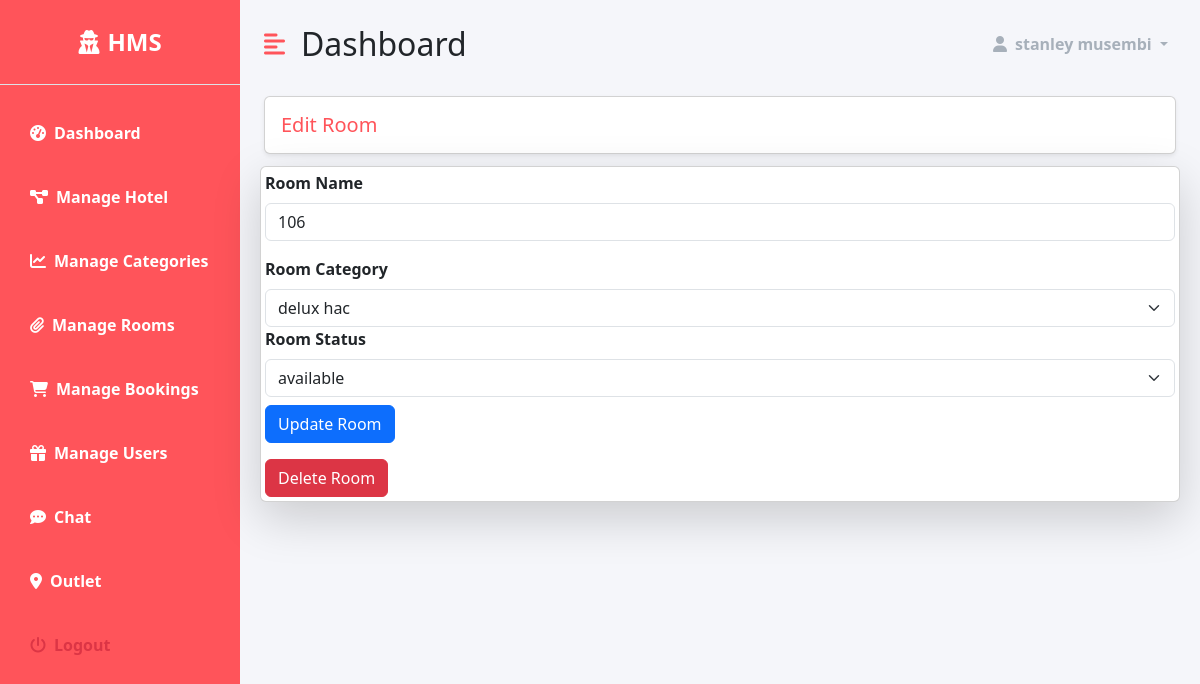
Before: /dashboard/room/6 (signed in) with the older database file.
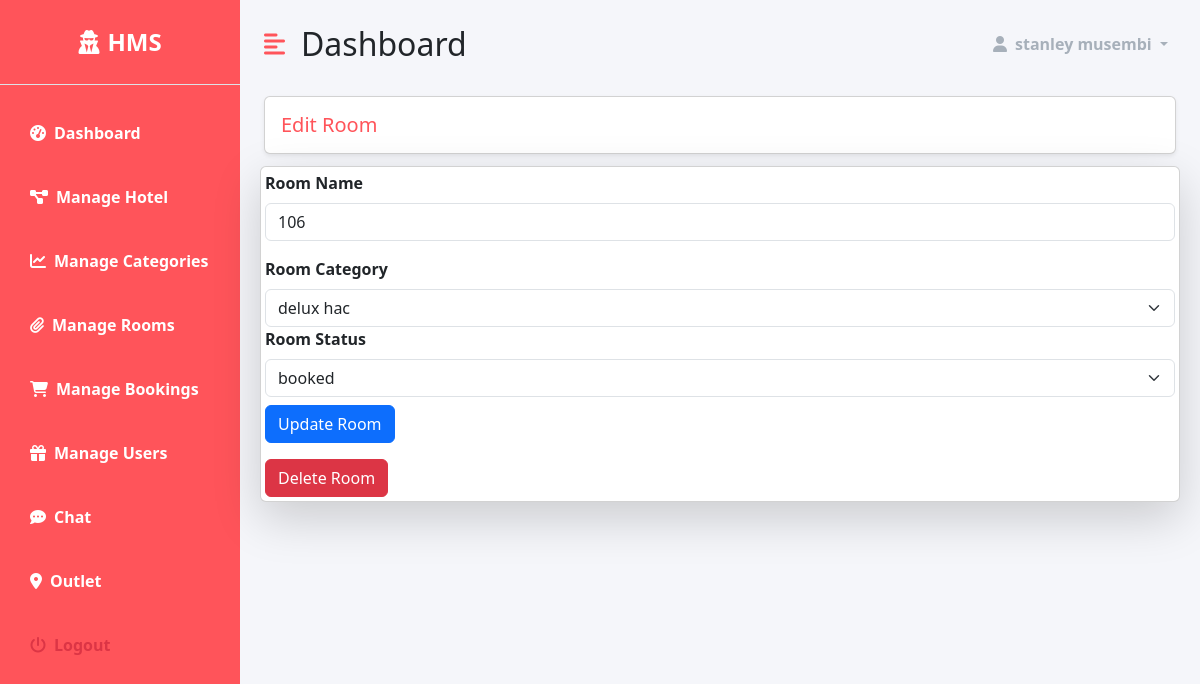
After: the same page with the newer database file.
### hotel/models.py (models this page shows, shortened)
class Room(models.Model):
    name  = models.CharField(max_length=255 , unique=True)
    category = models.ForeignKey('RoomCategory' , on_delete=models.CASCADE)
    STATUS_CHOICES = (
        ('available' , 'available' ) ,
        ('booked' , 'booked'),
        ('not available' , 'not available')
    )
    status = models.CharField(max_length=255 , choices=STATUS_CHOICES)
    added_on = models.DateTimeField(auto_now_add=True)
    updated_on = models.DateTimeField(auto_now=True)

class RoomCategory(models.Model):
    name = models.CharField(max_length=255)
    description = models.TextField()
    capacity = models.IntegerField()
    beds = models.IntegerField()
    rooms = models.IntegerField()
    cost = models.DecimalField(max_digits=10, decimal_places=2)
    added_on = models.DateTimeField(auto_now_add=True)
    image = models.ImageField(upload_to="room_category_images")

### dashboard/views.py (the view)
# urls.py: path('room/<int:room_id>' , views.room_detail , name='room-detail'),
@login_required(login_url='accounts:login')
@staff_member_required(login_url='accounts:login')
def room_detail(request , room_id):
     try:
         room = Room.objects.get(id=room_id)
         status_choices = ['available' , 'booked' , 'not available']
         categeories = RoomCategory.objects.all()
         context = {
                'room': room,
                'status_choices': status_choices,
                'categories': categeories,
         }
         return render(request, 'dashboard/hotel/edit_room.html', context)
     except Room.DoesNotExist:
            error_message = 'Room does not exist'
            return HttpResponseRedirect(reverse('dashboard:manage-rooms') + f'?error_message={error_message}')

### templates/dashboard/hotel/edit_room.html (shortened to what this page needs)
{% extends 'dashboard/base.html' %}
{% load static %}
{% block content %}
    <div class="row">
        <div class="col-md-12">
            <h5 class="m-2 primary-text card shadow-sm p-3">Edit Room</h5>
        </div>
    </div>
    <div class="card shadow-lg m-1">
        <div class="col-md-12 p-1">
            <form method="post" action="{% url 'dashboard:edit-room' %}" enctype="multipart/form-data">
                <div class="mb-3">
                    <div class="form-group">
                        <label for="name" class="form-label fw-bold">Room Name</label>
                        <input type="text" class="form-control" id="name" name="name" value="{{ room.name }}" required>
                    </div>
                </div>
                <div class="form-group">
                    <label for="category" class="form-label fw-bold">Room Category</label>
                    <select class="form-select" id="category" name="category" required>
                        {% for category in categories %}
                            <option value="{{ category.id }}" {% if category.id == room.category.id %}selected{% endif %}>
                                {{ category.name }}
                            </option>
                        {% endfor %}
                    </select>
                </div>
                <div class="form-group">
                    <label for="status" class="form-label fw-bold">Room Status</label>
                    <select class="form-select" id="status" name="status" required>
                        {% for choice in room.STATUS_CHOICES %}
                            <option value="{{ choice.0 }}" {% if choice.0 == room.status %}selected{% endif %}>
                                {{ choice.1 }}
                            </option>
                        {% endfor %}
                    </select>
                </div>
                <div class="form-group mt-2">
                    <button type="submit" class="btn btn-primary">Update Room</button>
                </div>
            </form>
            <form method="post" action="{% url 'dashboard:delete-room' %}" class="mt-3">
                <button type="button" class="btn btn-danger" data-bs-toggle="modal" data-bs-target="#confirmDeleteModal">
                    Delete Room
                </button>
            </form>
        </div>
    </div>
{% endblock %}

Changed rows visible on the page:
changed Room "delux hac": status "available" → "booked"
